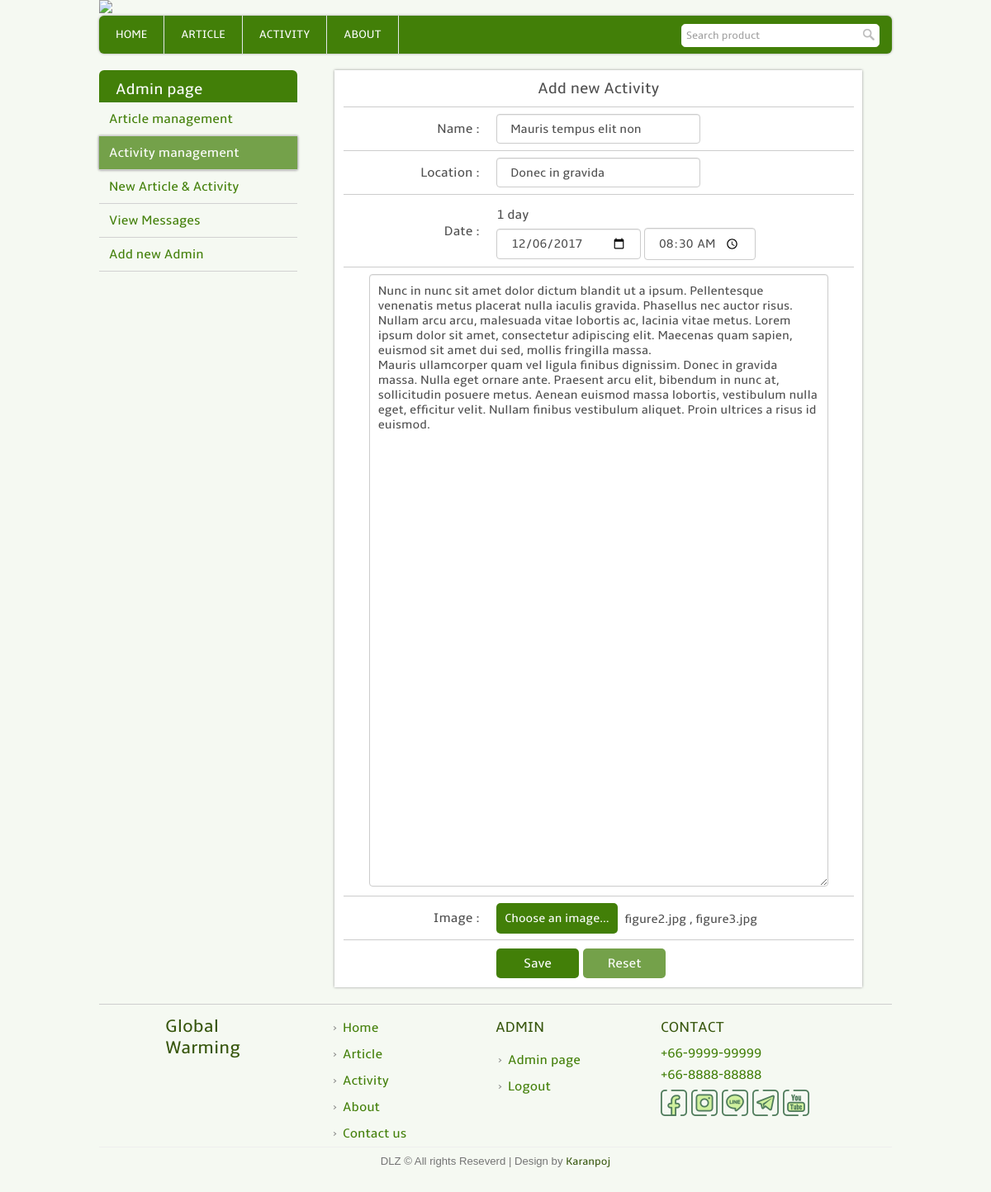
Before: /admin_edit_act.php?edit_id=2 (signed in) with the older database file.
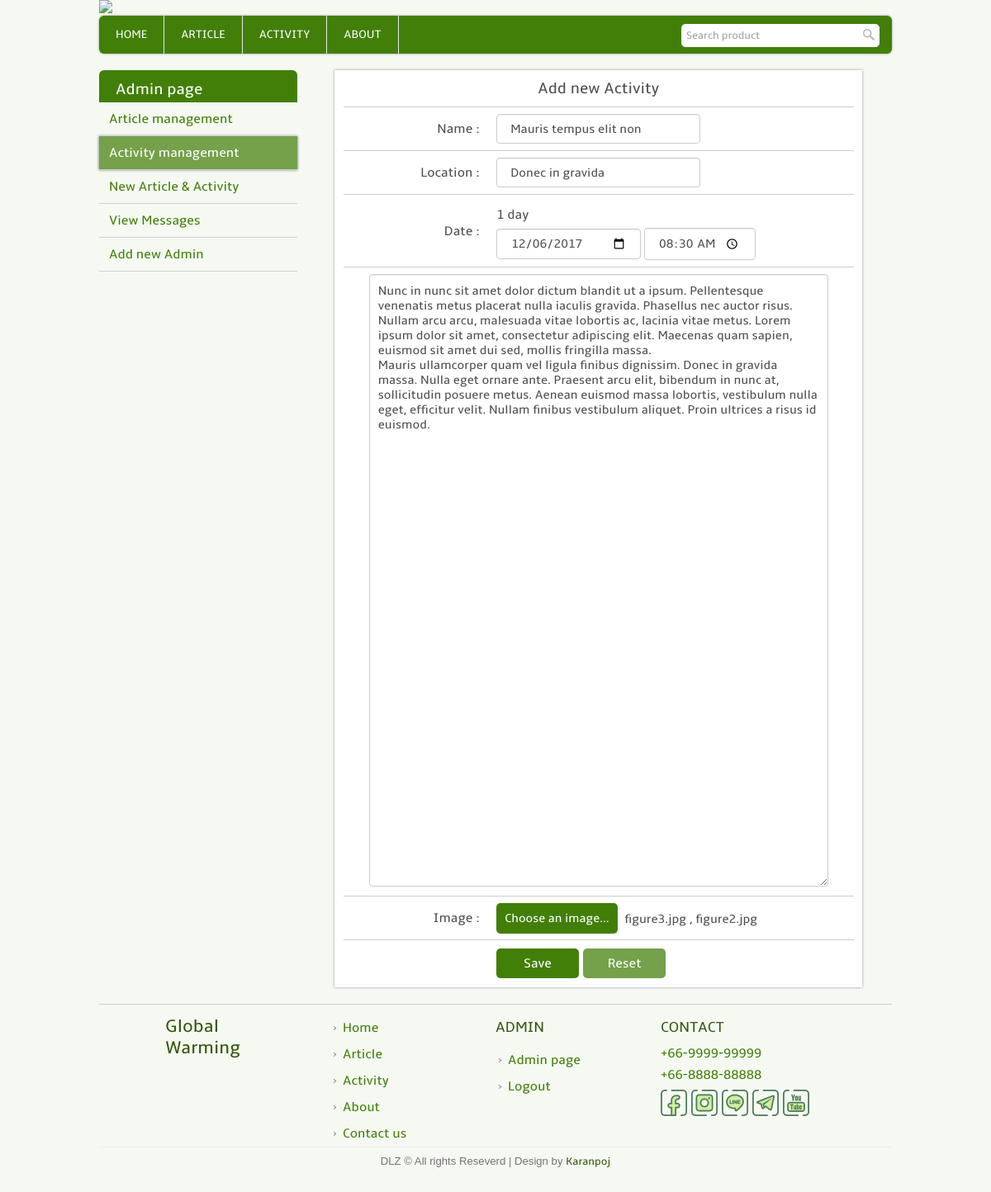
After: the same page with the newer database file.
### tables this page shows
CREATE TABLE `activity` (
  `activity_id` int(11) NOT NULL,
  `activity_name` varchar(255) NOT NULL,
  `activity_text` text NOT NULL,
  `activity_imgs` text NOT NULL,
  `activity_1day` datetime NOT NULL,
  `activity_start` date NOT NULL,
  `activity_end` date NOT NULL,
  `activity_locat` varchar(255) NOT NULL,
  `activity_ptime` datetime NOT NULL,
  `activity_type` int(11) NOT NULL DEFAULT '1',
  `visitor_act` int(11) NOT NULL DEFAULT '0'
);

### template.class.php (called while the page is built, shortened)
<?php
    class Template {
        protected $file;
        protected $values = array();
        public function __construct($file) {
            $this->file = $file;
        }
        public function set($key, $value) {
            $this->values[$key] = $value;
        }
        public function output() {
            $output = file_get_contents($this->file);
            foreach ($this->values as $key => $value) {
            	$tagToReplace = "[@$key]";
            	$output = str_replace($tagToReplace, $value, $output);
            }
            return $output;
        }
    }
?>

### admin_edit_act.php (the view, shortened to what this page needs)
<?php
	require_once('connect.php');
	include("template.class.php");
	if(!isset($_SESSION['adminname']))
	{
		$user_login = false;
		$layout_header = new Template("layout_header.tpl");
		$layout_footer = new Template("layout_footer.tpl");
	}
	else{
		$layout_header = new Template("layout_header_admin.tpl");
		$layout_footer = new Template("layout_footer_admin.tpl");
	}
	$layout_header->set('title','Admin page : Global warming website');
	echo $layout_header->output();
?>
<div class="admin_full">
	<div class="admin_left">
		<table class="admin_menu">
			<tr>
				<th>
					Admin page
				</th>
			</tr>
			<tr>
				<td>
					<a href="admin.php">Article management</a>
				</td>
			</tr>
			<tr>
				<td class="active">
					<a href="admin_activity.php">Activity management</a>
				</td>
			</tr>
			<tr>
				<td>
					<a href="admin_addpost.php">New Article & Activity</a>
				</td>
			</tr>
			<tr>
				<td>
					<a href="admin_messages.php">View Messages</a>
				</td>
			</tr>
			<tr>
				<td>
					<a href="admin_newadmin.php">Add new Admin</a>
				</td>
			</tr>
		</table>
	</div>
<?php
	$q = "select * from activity where activity_id = ".$_GET['edit_id'];
	$result = $mysqli -> query($q);
	$row=$result->fetch_array();
?>
	<div class="admin_right">
		<div class="post_form">
			<h3>Add new Activity</h3>
			<form method="post" action="admin_save_act.php" enctype="multipart/form-data">
				<table class="add_post_tb">
					<tr>
						<td>
							Name :
						</td>
						<td>
							<input type="text" placeholder="Enter activity`s name" name="act_name" value="<?php echo $row['activity_name']; ?>" required>
						</td>
						<td></td>
					</tr>
					<tr>
						<td>
							Location :
						</td>
						<td>
							<input type="text" placeholder="Enter location" name="act_locat" value="<?php echo $row['activity_locat']; ?>" required>
						</td>
						<td></td>
					</tr>
					<tr>
						<td>
							Date :
						</td>
						<td colspan="2">
<?php
						if ($row['activity_1day'] != 0) {
							$datetime = strtotime($row['activity_1day']);
							$date = date("Y-m-d", $datetime);
							$time = date("H:i:s", $datetime);
?>
							<br>1 day<br>
							<input type="date" class="input_select" name="act_date" value="<?php echo $date; ?>" style="width: 175px">
							<input type="time" class="input_select" name="act_time" value="<?php echo $time; ?>">
<?php
						}else{
?>
							<br>Between<br>
							<input type="date" class="input_select" name="act_start" value="<?php echo $row['activity_start']; ?>" style="width: 175px"> and
							<input type="date" class="input_select" name="act_end" value="<?php echo $row['activity_end']; ?>" style="width: 175px">
<?php
						}
?>
						</td>
					</tr>
					<tr>
						<td colspan="3" style="text-align: center;padding: 0px;">
<?php
							$text = str_replace("\'", "'", $row['activity_text']);
?>
							<textarea name="activity_text" rows="40" required><?php echo $text; ?></textarea>
						</td>
					</tr>
					<tr>
						<td style="padding: 18px 20px 18px 0px;">
							Image :
						</td>
						<td colspan="2">
							<label class="filecon">
								<strong>Choose an image...</strong>
							</label>
<?php
							$text2 = str_replace("?#", " , ", $row['activity_imgs']);
?>
							<div id="file_show" style="font-size: 15px;padding: 3px 0 0 155px"><?php echo $text2; ?></div>
    					</td>
					</tr>
					<tr>
						<td>
						</td>
						<td colspan="2">
    						<div class="post_form_bt">
      							<button type="submit" class="addbt" name="submit" value="Add">Save</button>
      							<button type="reset"  class="cancelbtn">Reset</button>
    						</div>
    					</td>
					</tr>
				</table>
			</form>
		</div>
	</div>
</div>
<?php
	echo $layout_footer->output();
?>

Changed rows visible on the page:
changed activity "Mauris tempus elit non": activity_imgs "figure2.jpg , figure3.jpg" → "figure3.jpg , figure2.jpg"
